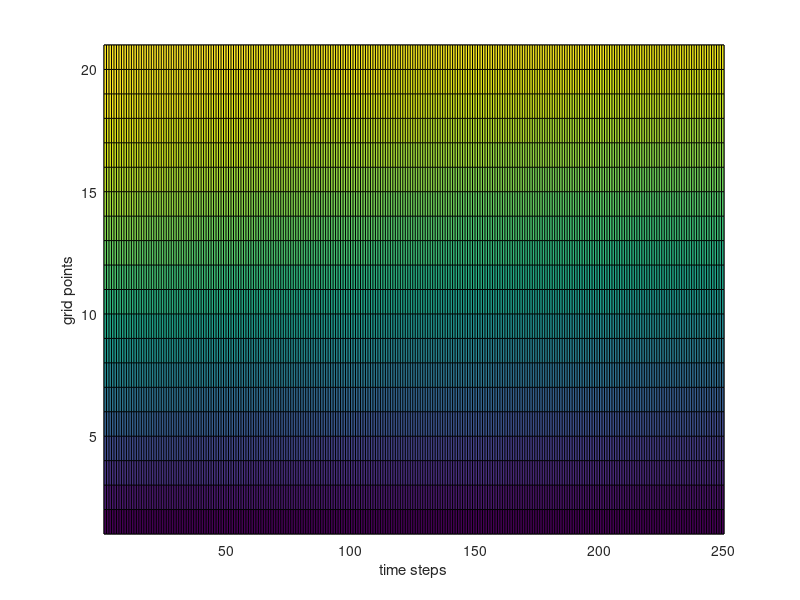

Write MATLAB code to recreate this figure.
clc
clear all
L=1;
alfa=0.02;
dzeta=0.05;
dt=0.02;
tf=5;
C=alfa*dt*(exp(1)-1)^2/L;
%%
%Initialization of T
num_nodes=L/dzeta+1;
num_times=tf/dt;
zeta=0:dzeta:L;
T=zeros(num_nodes,num_times);
%%
%Initial conditions conditions
T(:,1)=100*sin(0.5*pi.*zeta);
%%
%Boundary conditions
T(1,:)=0;
T(end,:)=100;

%%
for i=2:num_times
    for j=2:num_nodes-1
    T(j,i)=T(j,i-1)+C*exp(-2*zeta(j))*((T(j+1,i-1)-2*T(j,i-1)+T(j-1,i-1))/dzeta^2-(T(j+1,i-1)-T(j-1,i-1)));
    end
end

%Plotting a color map 
pcolor(T)
xlabel('time steps')
ylabel('grid points')